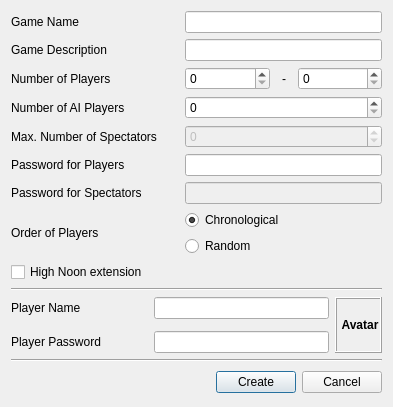
<?xml version="1.0" encoding="UTF-8"?>
<ui version="4.0">
 <class>CreateGameDialog</class>
 <widget class="QDialog" name="CreateGameDialog">
  <property name="geometry">
   <rect>
    <x>0</x>
    <y>0</y>
    <width>393</width>
    <height>377</height>
   </rect>
  </property>
  <property name="sizePolicy">
   <sizepolicy hsizetype="Fixed" vsizetype="Fixed">
    <horstretch>0</horstretch>
    <verstretch>0</verstretch>
   </sizepolicy>
  </property>
  <property name="windowTitle">
   <string>Create a game</string>
  </property>
  <layout class="QGridLayout" name="gridLayout">
   <item row="2" column="2" colspan="4">
    <layout class="QHBoxLayout" name="horizontalLayout">
     <item>
      <widget class="QSpinBox" name="spinBoxMinPlayers"/>
     </item>
     <item>
      <widget class="QLabel" name="label_4">
       <property name="maximumSize">
        <size>
         <width>16</width>
         <height>16777215</height>
        </size>
       </property>
       <property name="text">
        <string>-</string>
       </property>
       <property name="alignment">
        <set>Qt::AlignCenter</set>
       </property>
       <property name="buddy">
        <cstring>spinBoxMaxPlayers</cstring>
       </property>
      </widget>
     </item>
     <item>
      <widget class="QSpinBox" name="spinBoxMaxPlayers"/>
     </item>
    </layout>
   </item>
   <item row="8" column="2" colspan="4">
    <layout class="QVBoxLayout" name="verticalLayout">
     <item>
      <widget class="QRadioButton" name="radioButtonOrderChronological">
       <property name="text">
        <string>Chronological</string>
       </property>
       <property name="checked">
        <bool>true</bool>
       </property>
      </widget>
     </item>
     <item>
      <widget class="QRadioButton" name="radioButtonOrderRandom">
       <property name="text">
        <string>Random</string>
       </property>
      </widget>
     </item>
    </layout>
   </item>
   <item row="15" column="0" colspan="3">
    <spacer name="horizontalSpacer">
     <property name="orientation">
      <enum>Qt::Horizontal</enum>
     </property>
     <property name="sizeType">
      <enum>QSizePolicy::Preferred</enum>
     </property>
     <property name="sizeHint" stdset="0">
      <size>
       <width>213</width>
       <height>28</height>
      </size>
     </property>
    </spacer>
   </item>
   <item row="0" column="0" colspan="2">
    <widget class="QLabel" name="label">
     <property name="toolTip">
      <string/>
     </property>
     <property name="text">
      <string>Game Name</string>
     </property>
     <property name="buddy">
      <cstring>lineEditGameName</cstring>
     </property>
    </widget>
   </item>
   <item row="0" column="2" colspan="4">
    <widget class="QLineEdit" name="lineEditGameName">
     <property name="sizePolicy">
      <sizepolicy hsizetype="Preferred" vsizetype="Fixed">
       <horstretch>0</horstretch>
       <verstretch>0</verstretch>
      </sizepolicy>
     </property>
    </widget>
   </item>
   <item row="1" column="0" colspan="2">
    <widget class="QLabel" name="label_2">
     <property name="text">
      <string>Game Description</string>
     </property>
     <property name="buddy">
      <cstring>lineEditGameDescription</cstring>
     </property>
    </widget>
   </item>
   <item row="1" column="2" colspan="4">
    <widget class="QLineEdit" name="lineEditGameDescription">
     <property name="sizePolicy">
      <sizepolicy hsizetype="Preferred" vsizetype="Fixed">
       <horstretch>0</horstretch>
       <verstretch>0</verstretch>
      </sizepolicy>
     </property>
    </widget>
   </item>
   <item row="2" column="0" colspan="2">
    <widget class="QLabel" name="label_3">
     <property name="text">
      <string>Number of Players</string>
     </property>
     <property name="buddy">
      <cstring>spinBoxMinPlayers</cstring>
     </property>
    </widget>
   </item>
   <item row="5" column="2" rowspan="2" colspan="4">
    <widget class="QLineEdit" name="lineEditGamePasswordPlayers">
     <property name="sizePolicy">
      <sizepolicy hsizetype="Preferred" vsizetype="Fixed">
       <horstretch>0</horstretch>
       <verstretch>0</verstretch>
      </sizepolicy>
     </property>
    </widget>
   </item>
   <item row="11" column="1" colspan="4">
    <widget class="QLineEdit" name="lineEditPlayerName"/>
   </item>
   <item row="15" column="3">
    <widget class="QPushButton" name="pushButtonCreate">
     <property name="text">
      <string>Create</string>
     </property>
    </widget>
   </item>
   <item row="15" column="4" colspan="2">
    <widget class="QPushButton" name="pushButtonCancel">
     <property name="text">
      <string>Cancel</string>
     </property>
    </widget>
   </item>
   <item row="3" column="0" colspan="2">
    <widget class="QLabel" name="label_8">
     <property name="text">
      <string>Number of AI Players</string>
     </property>
     <property name="buddy">
      <cstring>spinBoxAIPlayers</cstring>
     </property>
    </widget>
   </item>
   <item row="3" column="2" colspan="4">
    <widget class="QSpinBox" name="spinBoxAIPlayers"/>
   </item>
   <item row="11" column="0">
    <widget class="QLabel" name="label_7">
     <property name="sizePolicy">
      <sizepolicy hsizetype="Preferred" vsizetype="Preferred">
       <horstretch>0</horstretch>
       <verstretch>0</verstretch>
      </sizepolicy>
     </property>
     <property name="text">
      <string>Player Name</string>
     </property>
     <property name="buddy">
      <cstring>lineEditPlayerName</cstring>
     </property>
    </widget>
   </item>
   <item row="13" column="0">
    <widget class="QLabel" name="label_9">
     <property name="toolTip">
      <string>You can set your password here. This password will be required to reconnect to your player in case of disconnection.</string>
     </property>
     <property name="text">
      <string>Player Password</string>
     </property>
     <property name="buddy">
      <cstring>lineEditPlayerPassword</cstring>
     </property>
    </widget>
   </item>
   <item row="11" column="5" rowspan="3">
    <widget class="client::SelectPlayerIconWidget" name="selectPlayerIconWidget">
     <property name="frameShape">
      <enum>QFrame::Box</enum>
     </property>
     <property name="frameShadow">
      <enum>QFrame::Raised</enum>
     </property>
     <property name="text">
      <string>&lt;!DOCTYPE HTML PUBLIC &quot;-//W3C//DTD HTML 4.0//EN&quot; &quot;http://www.w3.org/TR/REC-html40/strict.dtd&quot;&gt;
&lt;html&gt;&lt;head&gt;&lt;meta name=&quot;qrichtext&quot; content=&quot;1&quot; /&gt;&lt;style type=&quot;text/css&quot;&gt;
p, li { white-space: pre-wrap; }
&lt;/style&gt;&lt;/head&gt;&lt;body style=&quot; font-family:'DejaVu Sans'; font-size:9pt; font-weight:400; font-style:normal;&quot;&gt;
&lt;p align=&quot;center&quot; style=&quot; margin-top:0px; margin-bottom:0px; margin-left:0px; margin-right:0px; -qt-block-indent:0; text-indent:0px;&quot;&gt;&lt;span style=&quot; font-weight:600;&quot;&gt;Avatar&lt;/span&gt;&lt;/p&gt;&lt;/body&gt;&lt;/html&gt;</string>
     </property>
    </widget>
   </item>
   <item row="13" column="1" colspan="4">
    <widget class="QLineEdit" name="lineEditPlayerPassword"/>
   </item>
   <item row="14" column="0" colspan="6">
    <widget class="Line" name="line_2">
     <property name="orientation">
      <enum>Qt::Horizontal</enum>
     </property>
    </widget>
   </item>
   <item row="7" column="0" colspan="2">
    <widget class="QLabel" name="label_11">
     <property name="toolTip">
      <string>This is the password that is required to join the game as a spectator.</string>
     </property>
     <property name="text">
      <string>Password for Spectators</string>
     </property>
     <property name="buddy">
      <cstring>lineEditGamePasswordSpectators</cstring>
     </property>
    </widget>
   </item>
   <item row="7" column="2" colspan="4">
    <widget class="QLineEdit" name="lineEditGamePasswordSpectators">
     <property name="enabled">
      <bool>false</bool>
     </property>
     <property name="sizePolicy">
      <sizepolicy hsizetype="Preferred" vsizetype="Fixed">
       <horstretch>0</horstretch>
       <verstretch>0</verstretch>
      </sizepolicy>
     </property>
    </widget>
   </item>
   <item row="4" column="2" colspan="4">
    <widget class="QSpinBox" name="spinBoxMaxSpectators">
     <property name="enabled">
      <bool>false</bool>
     </property>
     <property name="specialValueText">
      <string>Infinity</string>
     </property>
     <property name="minimum">
      <number>-1</number>
     </property>
    </widget>
   </item>
   <item row="8" column="0" colspan="2">
    <widget class="QLabel" name="label_6">
     <property name="text">
      <string>Order of Players</string>
     </property>
     <property name="buddy">
      <cstring>radioButtonOrderChronological</cstring>
     </property>
    </widget>
   </item>
   <item row="4" column="0" colspan="2">
    <widget class="QLabel" name="label_12">
     <property name="text">
      <string>Max. Number of Spectators</string>
     </property>
     <property name="buddy">
      <cstring>spinBoxMaxSpectators</cstring>
     </property>
    </widget>
   </item>
   <item row="10" column="0" colspan="6">
    <widget class="Line" name="line">
     <property name="orientation">
      <enum>Qt::Horizontal</enum>
     </property>
    </widget>
   </item>
   <item row="5" column="0" rowspan="2" colspan="2">
    <widget class="QLabel" name="label_5">
     <property name="toolTip">
      <string>This is the password that is required to join the game as a player.</string>
     </property>
     <property name="text">
      <string>Password for Players</string>
     </property>
     <property name="buddy">
      <cstring>lineEditGamePasswordPlayers</cstring>
     </property>
    </widget>
   </item>
   <item row="9" column="0">
    <widget class="QCheckBox" name="checkBoxHighNoon">
     <property name="text">
      <string>High Noon extension</string>
     </property>
    </widget>
   </item>
  </layout>
 </widget>
 <customwidgets>
  <customwidget>
   <class>client::SelectPlayerIconWidget</class>
   <extends>QLabel</extends>
   <header>selectplayericonwidget.h</header>
  </customwidget>
 </customwidgets>
 <tabstops>
  <tabstop>lineEditGameName</tabstop>
  <tabstop>lineEditGameDescription</tabstop>
  <tabstop>spinBoxMinPlayers</tabstop>
  <tabstop>spinBoxMaxPlayers</tabstop>
  <tabstop>spinBoxAIPlayers</tabstop>
  <tabstop>spinBoxMaxSpectators</tabstop>
  <tabstop>lineEditGamePasswordPlayers</tabstop>
  <tabstop>lineEditGamePasswordSpectators</tabstop>
  <tabstop>radioButtonOrderChronological</tabstop>
  <tabstop>radioButtonOrderRandom</tabstop>
  <tabstop>lineEditPlayerName</tabstop>
  <tabstop>lineEditPlayerPassword</tabstop>
  <tabstop>pushButtonCreate</tabstop>
  <tabstop>pushButtonCancel</tabstop>
 </tabstops>
 <resources/>
 <connections>
  <connection>
   <sender>pushButtonCancel</sender>
   <signal>clicked()</signal>
   <receiver>CreateGameDialog</receiver>
   <slot>close()</slot>
   <hints>
    <hint type="sourcelabel">
     <x>345</x>
     <y>156</y>
    </hint>
    <hint type="destinationlabel">
     <x>311</x>
     <y>143</y>
    </hint>
   </hints>
  </connection>
 </connections>
</ui>
